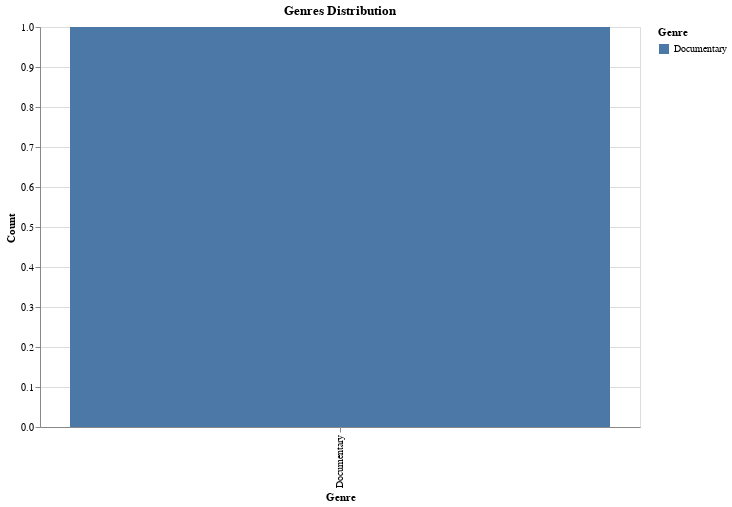

Here is the notebook cell this chart was saved with:
### Code cell
movies_metadata_genres = movies_metadata[['id', 'title', 'genres', 'release_date']].copy()

# convert the genres column to a list
movies_metadata_genres['genres'] = (
    movies_metadata_genres['genres']
    .fillna('[]')
    .apply(literal_eval)
    .apply(lambda x: [i['name'] for i in x] if isinstance(x, list) else [])
)

movies_metadata_genres['release_date'] = pd.to_datetime(movies_metadata_genres['release_date'], errors='coerce')
movies_metadata_genres = movies_metadata_genres[~movies_metadata_genres['release_date'].isna()]
movies_metadata_genres['year'] = movies_metadata_genres['release_date'].dt.year.astype(int)

genres = movies_metadata_genres.explode('genres')
genres = genres.groupby(['genres', 'year']).size().reset_index(name='count')
genres = genres.sort_values('count', ascending=False)

# Create a selection object for the slider
year_slider = alt.binding_range(min=genres['year'].min(), max=genres['year'].max(), step=1, name='Year:')
year_select = alt.selection_point(fields=['year'], bind=year_slider, value={'year': genres['year'].min()})

# calculate the percentage
genres['percentage'] = genres['count'] / genres['count'].sum() * 100
# plot the genres distribution
chart = alt.Chart(genres).mark_bar().encode(
    x=alt.X('genres', title='Genre', sort='-y'),
    y=alt.Y('count', title='Count'),
    color=alt.Color('genres', title='Genre'),
    tooltip=[alt.Tooltip('genres', title='Genre'), alt.Tooltip('count', format='.2f', title='Count')]
).add_params(
    year_select
).transform_filter(
    year_select
).properties(
    title='Genres Distribution',
    width=600,
    height=400
).interactive()

chart

### Figure 1 — Vega-Lite specification as saved in the notebook (floating-point values rounded to 4 significant figures; data arrays with more than 128 entries replaced by an {"elided": "..."} marker saying what was removed)
{"config": {"view": {"continuousWidth": 300, "continuousHeight": 300}}, "data": {"name": "data-a9b6e6960a4d7ae925c3222603c5fc75"}, "mark": {"type": "bar"}, "encoding": {"color": {"field": "genres", "title": "Genre", "type": "nominal"}, "tooltip": [{"field": "genres", "title": "Genre", "type": "nominal"}, {"field": "count", "format": ".2f", "title": "Count", "type": "quantitative"}], "x": {"field": "genres", "sort": "-y", "title": "Genre", "type": "nominal"}, "y": {"field": "count", "title": "Count", "type": "quantitative"}}, "height": 400, "params": [{"name": "param_15", "select": {"type": "point", "fields": ["year"]}, "bind": {"input": "range", "max": 2020, "min": 1874, "name": "Year:", "step": 1}, "value": {"year": 1874}}, {"name": "param_16", "select": {"type": "interval", "encodings": ["x", "y"]}, "bind": "scales"}], "title": "Genres Distribution", "transform": [{"filter": {"param": "param_15"}}], "width": 600, "$schema": "https://vega.github.io/schema/vega-lite/v5.17.0.json", "datasets": {"data-a9b6e6960a4d7ae925c3222603c5fc75": {"elided": "2021 records"}}}
